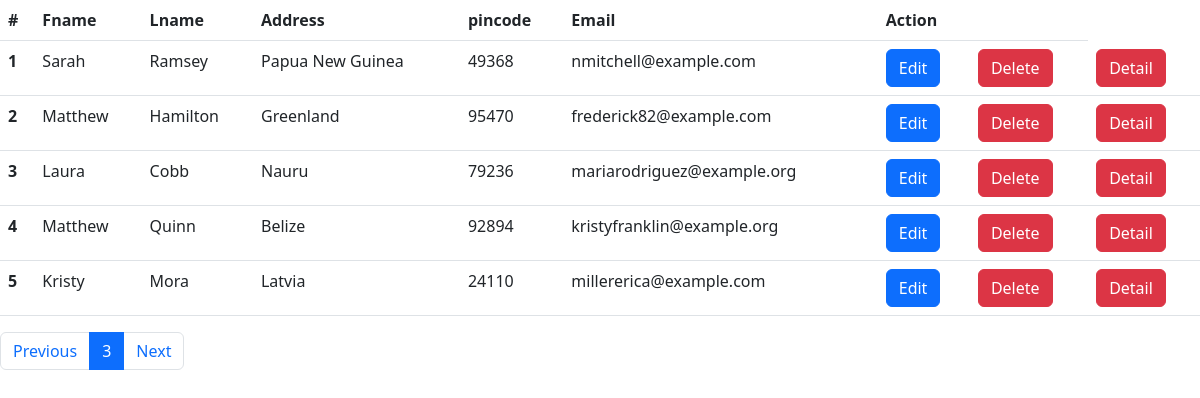
Page /list/?page=3 on the committed database.
### app1/models.py (models this page shows, shortened)
class Student(models.Model):
    fname = models.CharField(max_length=50)
    lname = models.CharField(max_length=50)
    address = models.CharField(max_length=50)
    pincode = models.CharField(max_length=50)
    email = models.EmailField(max_length=254)

### app1/views.py (the view)
# urls.py: path('list/', lists, name='lists'),
def lists(request):
    s_list = Student.objects.all().order_by('-id')
    paginator = Paginator(s_list, 5)
    page_number = request.GET.get('page')
    page_obj = paginator.get_page(page_number)
    return render(request,'list.html',{'page_obj':page_obj})

### app1/templates/list.html (shortened to what this page needs)
{% extends './base.html' %}
{% block contant %}
<table class="table">
    <thead>
      <tr>
        <th scope="col">#</th>
        <th scope="col">Fname</th>
        <th scope="col">Lname</th>
        <th scope="col">Address</th>
        <th scope="col">pincode</th>
        <th scope="col">Email</th>
        <th colspan="2">Action</th>
      </tr>
    </thead>
    <tbody>
        {% for i in page_obj.object_list %}
      <tr>
        <th scope="row">{{forloop.counter}}</th>
        <td>{{i.fname}}</td>
        <td>{{i.lname}}</td>
        <td>{{i.address}}</td>
        <td>{{i.pincode}}</td>
        <td>{{i.email}}</td>
        <td><a href="{% url 'edits' i.id %}" class="btn btn-primary">Edit</a></td>
        <td><a href="{% url 'deletes' i.id %}" class="btn btn-danger">Delete</a></td>
        <td><a href="{% url 'details' i.id %}" class="btn btn-danger">Detail</a></td>
      </tr>
      {% endfor %}
    </tbody>
  </table>
  <nav aria-label="...">
    <ul class="pagination">
      {%if page_obj.has_previous %}
      <li class="page-item ">
        <a href="?page={{page_obj.previous_page_number}}" class="page-link">Previous</a>
      </li>
      {% else %}
      <li class="page-item disabled">
        <a class="page-link">Previous</a>
      </li>
      {% endif %}
      <li class="page-item active" aria-current="page">
        <a class="page-link" href="#">{{page_obj.number}}<span class="visually-hidden">(current)</span></a>
      </li>
      {%if page_obj.has_next %}
      <li class="page-item">
        <a class="page-link" href="?page={{page_obj.next_page_number}}">Next</a>
      </li>
      {% else %}
      <li class="page-item disabled">
        <a class="page-link">Next</a>
      </li>
      {% endif %}
    </ul>
  </nav>
{% endblock contant %}

### rows in the picture
Student: fname "Sarah", lname "Ramsey", address "Papua New Guinea", pincode "49368", email "nmitchell@example.com"
Student: fname "Matthew", lname "Hamilton", address "Greenland", pincode "95470", email "frederick82@example.com"
Student: fname "Laura", lname "Cobb", address "Nauru", pincode "79236", email "mariarodriguez@example.org"
Student: fname "Matthew", lname "Quinn", address "Belize", pincode "92894", email "kristyfranklin@example.org"
Student: fname "Kristy", lname "Mora", address "Latvia", pincode "24110", email "millererica@example.com"

### other values in the picture
{{ page_obj.number }} "3"
